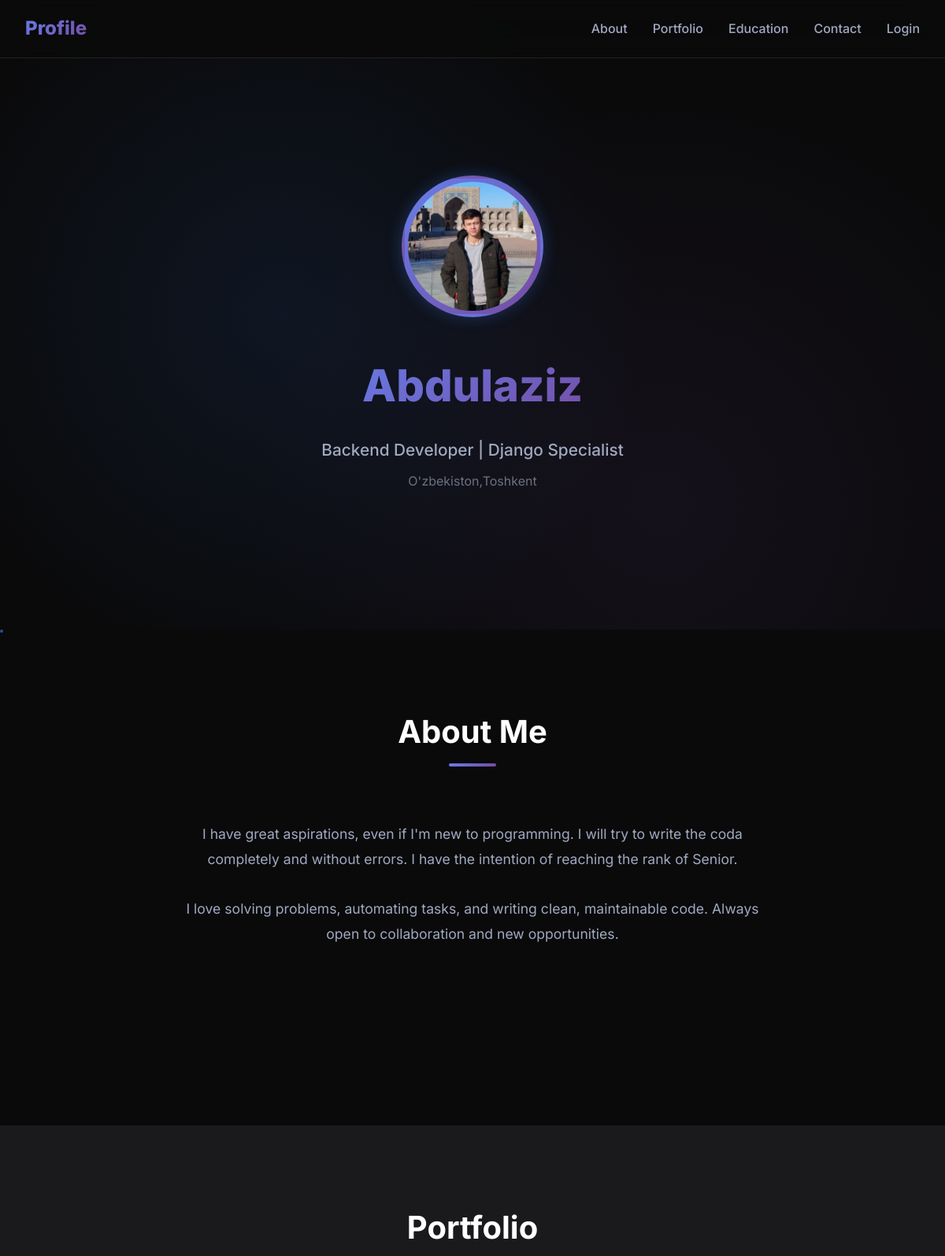
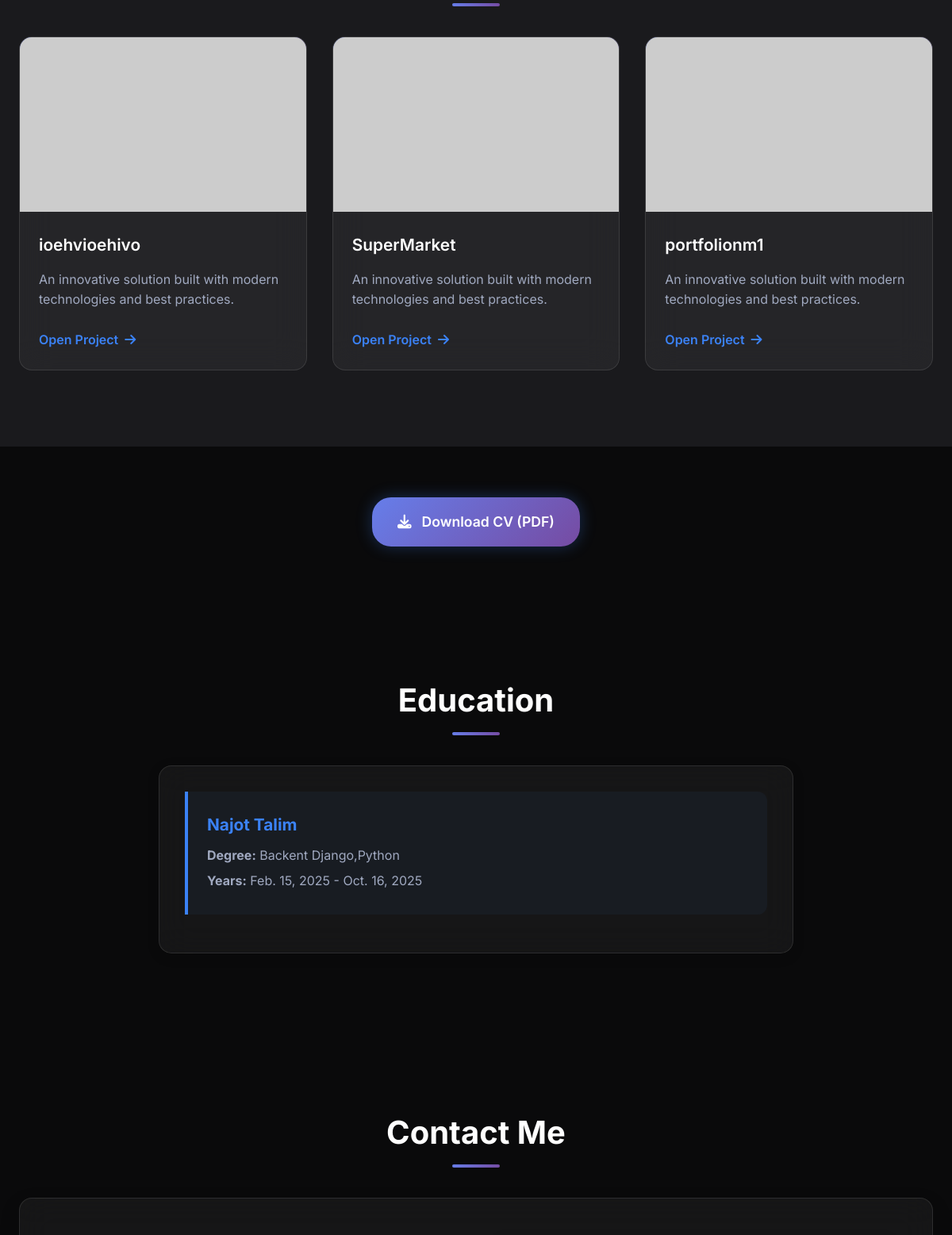
The page / (upper part) on the database its author committed (2 pictures, top to bottom).
### app1/models.py (models this page shows, shortened)
class UserProfil(models.Model):
    user = models.OneToOneField(User, on_delete=models.CASCADE)
    bio = models.TextField(blank=True, null=True)
    avatar = models.ImageField(upload_to='avatars/', blank=True, null=True)
    website = models.URLField(blank=True, null=True)
    education = models.ManyToManyField(Education, blank=True)
    address = models.CharField(max_length=255, blank=True, null=True)
    skills = models.ManyToManyField(Skill, blank=True)
    phone_number = models.CharField(max_length=15, blank=True, null=True)
    instagram = models.URLField(blank=True, null=True)
    telegram = models.URLField(blank=True, null=True)
    github=models.URLField(blank=True, null=True)

class Post(models.Model):
    author = models.ForeignKey(User, on_delete=models.CASCADE)
    title = models.CharField(max_length=200)
    content = models.TextField()
    link=models.CharField(max_length=50)
    photo=models.ImageField(upload_to='avatars/', blank=True, null=True)
    created_at = models.DateTimeField(auto_now_add=True)
    updated_at = models.DateTimeField(auto_now=True)

class Education(models.Model):
    institution = models.CharField(max_length=255)
    degree = models.CharField(max_length=255,blank=True,null=True)
    field_of_study = models.CharField(max_length=255)
    start_date = models.DateField()
    end_date = models.DateField(blank=True, null=True)
    grade = models.CharField(max_length=10, blank=True, null=True)
    description = models.TextField(blank=True, null=True)

### app1/views.py (the view)
# urls.py: path('', ProfileDetail, name='profile_detail'),
def ProfileDetail(request):
    profil = UserProfil.objects.all().first()
    skill=Skill.objects.all()
    education=Education.objects.all()
    post=Post.objects.all()
    user=User.objects.all().first()
    context = {
        'profil': profil,
        'title': 'Profil ma\'lumotlari',
        'skills':skill,
        'education':education,
        'post':post,
        'user':user,
    }
    return render(request, 'profil_detail.html', context=context)

### app1/models.py (called while the page is built)
    def __str__(self):
        return self.name

### app1/templates/profil_detail.html (shortened to what this page needs)
<!DOCTYPE html>
<html lang="en">
<head>
  <link rel="stylesheet" href="https://cdnjs.cloudflare.com/ajax/libs/font-awesome/6.4.0/css/all.min.css"/>
  {% load static %}
  <link rel="stylesheet" href="{% static 'css/portfolio.css' %}">
</head>
<body>
<nav>
  <div class="nav-container">
    <div class="nav-logo">Profile</div>
    <ul class="nav-links" id="navLinks">
      <li><a href="#about">About</a></li>
      <li><a href="#portfolio">Portfolio</a></li>
      <li><a href="#education">Education</a></li>
      <li><a href="#contact">Contact</a></li>
      <li><a href="login">Login</a></li>
    </ul>
  </div>
</nav>
<header>
  <div class="container">
    <div class="hero-content">
      <div class="avatar-wrapper">
        <img src="{{ profil.avatar.url|default:'https://via.placeholder.com/180x180/667eea/ffffff?text=User' }}"
             alt="{{ user.username|default:'User' }} profile picture"
             class="avatar"
             onerror="this.src='https://via.placeholder.com/180x180/667eea/ffffff?text=User'" />
      </div>
      <h1 class="hero-title">{{ user.username|default:'Your Name' }}</h1>
      <p class="hero-subtitle">Backend Developer | Django Specialist</p>
      <p class="hero-location">{{ profil.address|default:'Your Location' }}</p>
    </div>
  </div>
</header>
<section id="about" class="fade-in" style="background: var(--bg-primary); min-height: 500px;">
  <div class="container">
    <h2 class="section-title">About Me</h2>
    <div class="about-content">
      <p class="about-text">
        {{ profil.bio|default:"I am a passionate developer with experience in creating modern web applications. I love solving complex problems and building user-friendly solutions." }}
        <br><br>
        I love solving problems, automating tasks, and writing clean, maintainable code. Always open to collaboration and new opportunities.
      </p>
      <div class="skills">
      </div>
    </div>
  </div>
</section>
<section id="portfolio" class="fade-in" style="background: var(--bg-secondary); min-height: 500px;">
  <div class="container">
    <h2 class="section-title">Portfolio</h2>
    <div class="projects">
      {% for port in post %}
      <div class="project">
        <div class="project-image">
        </div>
        <div class="project-content">
          <h3 class="project-title">{{ port.title }}</h3>
          <p class="project-description">An innovative solution built with modern technologies and best practices.</p>
          <a href="{{ port.link }}" target="_blank" class="project-link">
            Open Project <i class="fas fa-arrow-right"></i>
          </a>
        </div>
      </div>
      {% endfor %}
    </div>
  </div>
</section>
<div class="download-cv">
  <a href="{{ profil.website|default:'#'}}">
    <i class="fas fa-download"></i> Download CV (PDF)
  </a>
</div>
<section id="education" class="fade-in">
  <div class="container">
    <h2 class="section-title">Education</h2>
    <div class="education">
      {% for educ in education %}
      <div class="edu-item">
        <h3>{{ educ.institution }}</h3>
        <p><strong>Degree:</strong> {{ educ.field_of_study }}</p>
        <p><strong>Years:</strong> {{ educ.start_date }} - {{ educ.end_date }}</p>
      </div>
      {% empty %}
      <div class="edu-item">
        <h3>University Name</h3>
        <p><strong>Degree:</strong> Computer Science</p>
        <p><strong>Years:</strong> 2020 - 2024</p>
      </div>
      {% endfor %}
    </div>
  </div>
</section>
<section id="contact" class="fade-in">
  <div class="container">
    <h2 class="section-title">Contact Me</h2>
    <div class="contact-container">
    </div>
  </div>
</section>
</body>
</html>

### rows shown on the page
UserProfil: avatar (picture), address "O'zbekiston,Toshkent", bio "I have great aspirations, even if I'm new to programming. I will try to write the coda completely and without errors. I have the intention of reaching the rank of Senior."
Post: title "ioehvioehivo"
Post: title "SuperMarket"
Post: title "portfolionm1"
Education: institution "Najot Talim", field_of_study "Backent Django,Python", start_date "Feb. 15, 2025", end_date "Oct. 16, 2025"

### other values the page prints
{{ user.username|default:'Your Name' }} "Abdulaziz"
